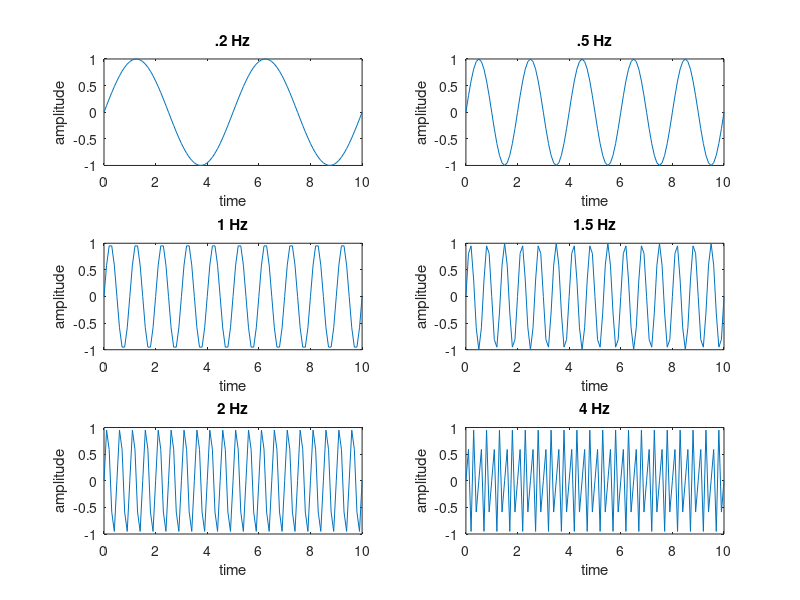

Source code (MATLAB):
t = 0 : 0.1 : 10;
f0=.2;
f1=.5;
f2=1;
f3=1.5;
f4=2;
f5=4;
a=1;
y0= a*sin(2*pi*f0*t);
subplot(3,2,1);
plot(t,y0)
xlabel('time');
ylabel('amplitude');
title('.2 Hz')
y1= a*sin(2*pi*f1*t);
subplot(3,2,2);
plot(t,y1)
xlabel('time');
ylabel('amplitude');
title('.5 Hz')
y2= a*sin(2*pi*f2*t);
subplot(3,2,3);
plot(t,y2)
xlabel('time');
ylabel('amplitude');
title('1 Hz')
y3= a*sin(2*pi*f3*t);
subplot(3,2,4);
plot(t,y3)
xlabel('time');
ylabel('amplitude');
title('1.5 Hz')
y4= a*sin(2*pi*f4*t);
subplot(3,2,5);
plot(t,y4)
xlabel('time');
ylabel('amplitude');
title('2 Hz')
y5= a*sin(2*pi*f5*t);
subplot(3,2,6);
plot(t,y5)
xlabel('time');
ylabel('amplitude');
title('4 Hz')

